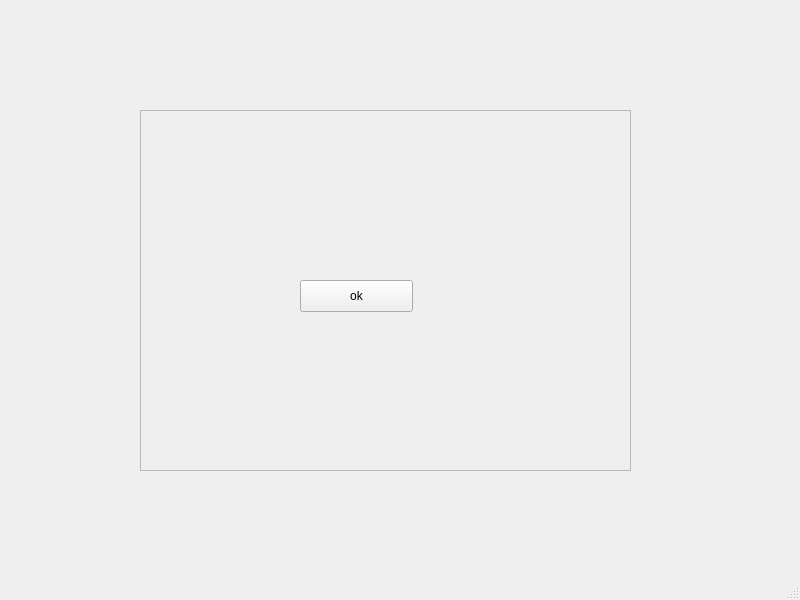
<?xml version="1.0" encoding="UTF-8"?>
<ui version="4.0">
 <class>MainWindow</class>
 <widget class="QMainWindow" name="MainWindow">
  <property name="geometry">
   <rect>
    <x>0</x>
    <y>0</y>
    <width>800</width>
    <height>600</height>
   </rect>
  </property>
  <property name="windowTitle">
   <string>MainWindow</string>
  </property>
  <widget class="QWidget" name="centralwidget">
   <widget class="QFrame" name="frame">
    <property name="geometry">
     <rect>
      <x>140</x>
      <y>110</y>
      <width>491</width>
      <height>361</height>
     </rect>
    </property>
    <property name="frameShape">
     <enum>QFrame::StyledPanel</enum>
    </property>
    <property name="frameShadow">
     <enum>QFrame::Raised</enum>
    </property>
    <widget class="QPushButton" name="pushButton">
     <property name="geometry">
      <rect>
       <x>160</x>
       <y>170</y>
       <width>113</width>
       <height>32</height>
      </rect>
     </property>
     <property name="text">
      <string>ok</string>
     </property>
    </widget>
   </widget>
  </widget>
  <widget class="QMenuBar" name="menubar">
   <property name="geometry">
    <rect>
     <x>0</x>
     <y>0</y>
     <width>800</width>
     <height>24</height>
    </rect>
   </property>
  </widget>
  <widget class="QStatusBar" name="statusbar"/>
 </widget>
 <resources/>
 <connections/>
</ui>
